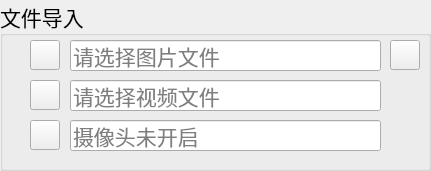
    <widget class="QGroupBox" name="groupBox">
     <property name="geometry">
      <rect>
       <x>0</x>
       <y>0</y>
       <width>431</width>
       <height>171</height>
      </rect>
     </property>
     <property name="font">
      <font>
       <family>华文楷体</family>
       <pointsize>16</pointsize>
      </font>
     </property>
     <property name="title">
      <string>文件导入</string>
     </property>
     <widget class="QLineEdit" name="PiclineEdit">
      <property name="geometry">
       <rect>
        <x>70</x>
        <y>40</y>
        <width>311</width>
        <height>31</height>
       </rect>
      </property>
      <property name="inputMask">
       <string/>
      </property>
      <property name="placeholderText">
       <string>请选择图片文件</string>
      </property>
     </widget>
     <widget class="QLineEdit" name="VideolineEdit">
      <property name="geometry">
       <rect>
        <x>70</x>
        <y>80</y>
        <width>311</width>
        <height>31</height>
       </rect>
      </property>
      <property name="placeholderText">
       <string>请选择视频文件</string>
      </property>
     </widget>
     <widget class="QPushButton" name="CapBtn">
      <property name="geometry">
       <rect>
        <x>30</x>
        <y>120</y>
        <width>30</width>
        <height>30</height>
       </rect>
      </property>
      
      <property name="text">
       <string/>
      </property>
     </widget>
     <widget class="QPushButton" name="PicBtn">
      <property name="geometry">
       <rect>
        <x>30</x>
        <y>40</y>
        <width>30</width>
        <height>30</height>
       </rect>
      </property>
      
      <property name="text">
       <string/>
      </property>
     </widget>
     <widget class="QPushButton" name="VideoBtn">
      <property name="geometry">
       <rect>
        <x>30</x>
        <y>80</y>
        <width>30</width>
        <height>30</height>
       </rect>
      </property>
      
      <property name="text">
       <string/>
      </property>
     </widget>
     <widget class="QLineEdit" name="CaplineEdit">
      <property name="geometry">
       <rect>
        <x>70</x>
        <y>120</y>
        <width>311</width>
        <height>31</height>
       </rect>
      </property>
      <property name="placeholderText">
       <string>摄像头未开启</string>
      </property>
     </widget>
     <widget class="QPushButton" name="FilesBtn">
      <property name="geometry">
       <rect>
        <x>390</x>
        <y>40</y>
        <width>30</width>
        <height>30</height>
       </rect>
      </property>
      
      <property name="text">
       <string/>
      </property>
     </widget>
    </widget>
